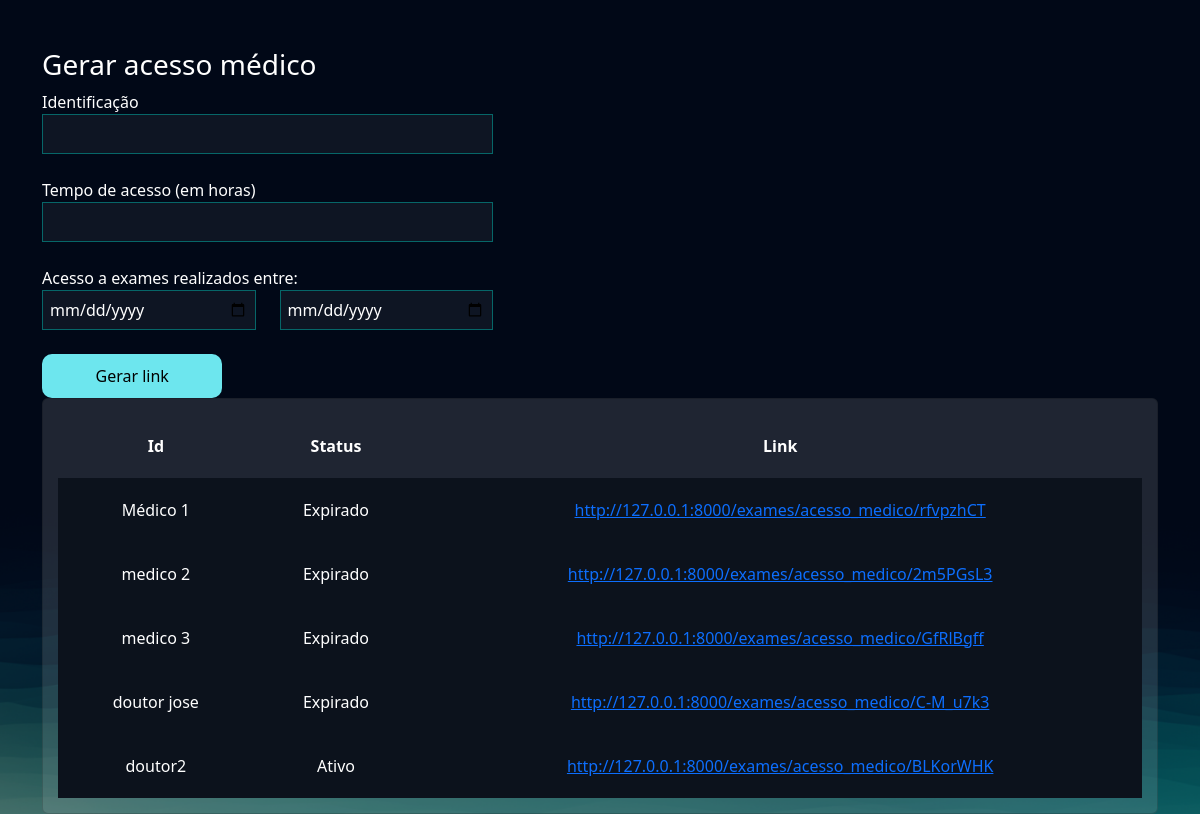
/exames/gerar_acesso_medico/ (signed in), run on the app's committed database.
### exames/models.py (models this page shows, shortened)
class AcessoMedico(models.Model):
    usuario = models.ForeignKey(User, on_delete=models.DO_NOTHING)
    identificacao = models.CharField(max_length=50)
    tempo_de_acesso = models.IntegerField() # Em horas
    criado_em = models.DateTimeField()
    data_exames_iniciais = models.DateField()
    data_exames_finais = models.DateField()
    token = models.CharField(max_length=20, null=True, blank=True)
    @property
    def status(self):
            return 'Expirado' if timezone.now() > (
                self.criado_em + timedelta(hours=self.tempo_de_acesso)
                ) else 'Ativo'
    @property
    def url(self):
        return f"http://127.0.0.1:8000/exames/acesso_medico/{self.token}"

### exames/views.py (the view, shortened to what this page needs)
# urls.py: path('gerar_acesso_medico/', views.gerar_acesso_medico, name='gerar_acesso_medico'),
@login_required
def gerar_acesso_medico(request):
    if request.method == 'GET':
        acessos_medicos = AcessoMedico.objects.filter(usuario=request.user)
        return render(request, 'gerar_acesso_medico.html', {'acessos_medicos':acessos_medicos})

### exames/templates/gerar_acesso_medico.html (shortened to what this page needs)
{% extends "base.html" %}
{% load static %}
{% block 'head' %}
    <link href="{% static 'exames/css/css.css' %}" rel="stylesheet">
    <link href="{% static 'exames/css/gerenciar_pedidos.css' %}" rel="stylesheet">
{% endblock 'head' %}
{% block 'conteudo' %}
    <br>
    <br>
    <div class="container">
        <div class="row">
            <div class="col-md-5">
                <h3>Gerar acesso médico</h3>
                <form action="{% url "gerar_acesso_medico" %}" method="POST">{% csrf_token %}
                    <label for="">Identificação</label>
                    <br>
                    <input style="width: 100%" type="text" name="identificacao" id="" class="input-default">
                    <br>
                    <br>
                    <label for="">Tempo de acesso (em horas)</label>
                    <br>
                    <input style="width: 100%" type="number" name="tempo_de_acesso" id="" class="input-default">
                    <br>
                    <br>
                    <div class="row">
                        <label for="">Acesso a exames realizados entre:</label>
                        <div class="col-md">
                            <input style="width: 100%" type="date" name="data_exame_inicial" id="" class="input-default">
                        </div>
                        <div class="col-md">
                            <input style="width: 100%" type="date" name="data_exame_final" id="" class="input-default">
                            <br>
                            <br>
                        </div>
                    </div>
                    <input style="width: 40%" type="submit" class="btn-default" value="Gerar link">
                </form>
            </div>
            <div class="col-md">
                <div class="card">
                    <table style="text-align:center">
                        <tr>
                            <th>Id</th>
                            <th>Status</th>
                            <th>Link</th>
                        </tr>
                        {% for acesso in acessos_medicos %}
                            <tr class="linha-tabela">
                                <td>{{acesso.identificacao}}</td>
                                <td>{{acesso.status}}</td>
                                <td><a href="{{acesso.url}}">{{acesso.url}}</a></td>
                            </tr>
                        {% endfor %}
                    </table>
                </div>
            </div>
        </div>
    </div>
{% endblock 'conteudo' %}

### templates/static/geral/css/base.css (style rules this page uses)
:root { --main-color: #151C34; --dark-color: #0C121C ; --light-color: #6DE6EE; --contrast-color: #f4c96b; --differential-color: #066668; }
* { color: white }
.input-default { background-color: rgba(255,255,255,0.05); border: 1px solid var(--differential-color); padding: 7px; width: 50%; }
.btn-default { background-color: var(--light-color); color: black; width: 15%; padding: 10px; border: none; border-radius: 10px; }

### templates/static/exames/css/css.css (style rules this page uses)
body { background-image: url('/static/geral/img/bg2.png'); background-size: cover; }
.card { background-color: rgba(217, 217, 217, .14); color: white; padding: 15px; }

### templates/static/exames/css/gerenciar_pedidos.css (style rules this page uses)
.linha-tabela { background-color: var(--dark-color); height: 20px; }
td, th { padding: 20px; }

### data on the page
AcessoMedico: identificacao "Médico 1", status "Expirado", url "http://127.0.0.1:8000/exames/acesso_medico/rfvpzhCT"
AcessoMedico: identificacao "medico 2", status "Expirado", url "http://127.0.0.1:8000/exames/acesso_medico/2m5PGsL3"
AcessoMedico: identificacao "medico 3", status "Expirado", url "http://127.0.0.1:8000/exames/acesso_medico/GfRlBgff"
AcessoMedico: identificacao "doutor jose", status "Expirado", url "http://127.0.0.1:8000/exames/acesso_medico/C-M_u7k3"
AcessoMedico: identificacao "doutor2", status "Ativo", url "http://127.0.0.1:8000/exames/acesso_medico/BLKorWHK"
